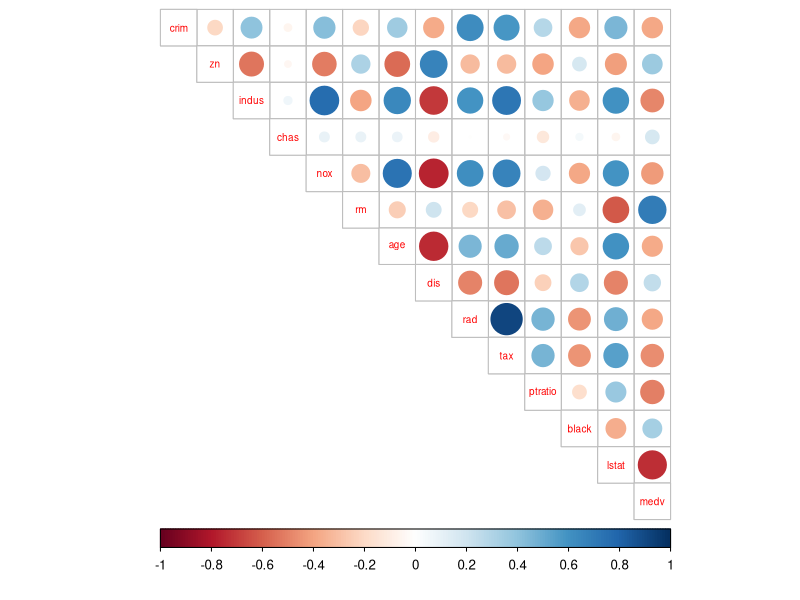
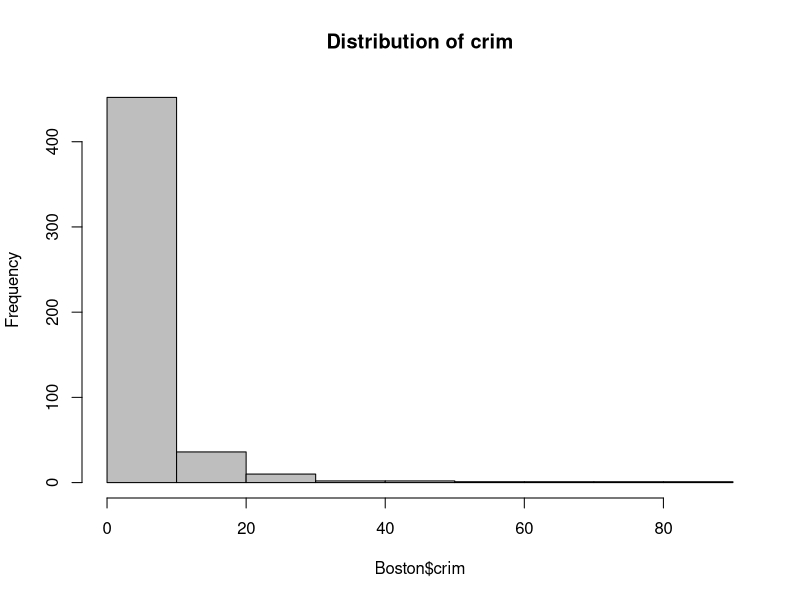
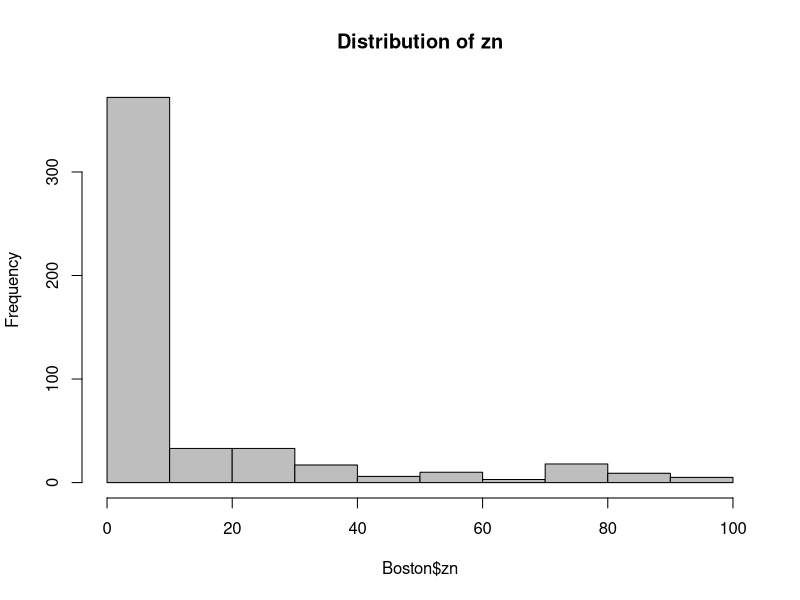
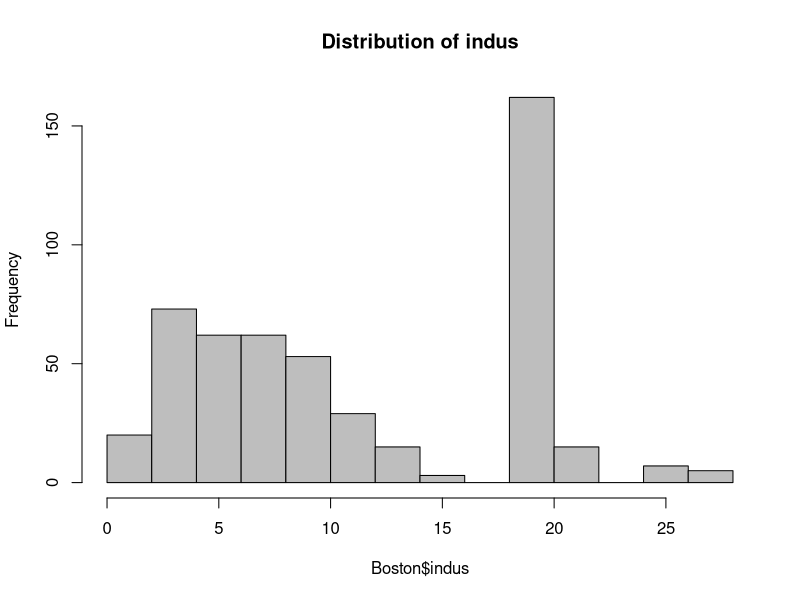
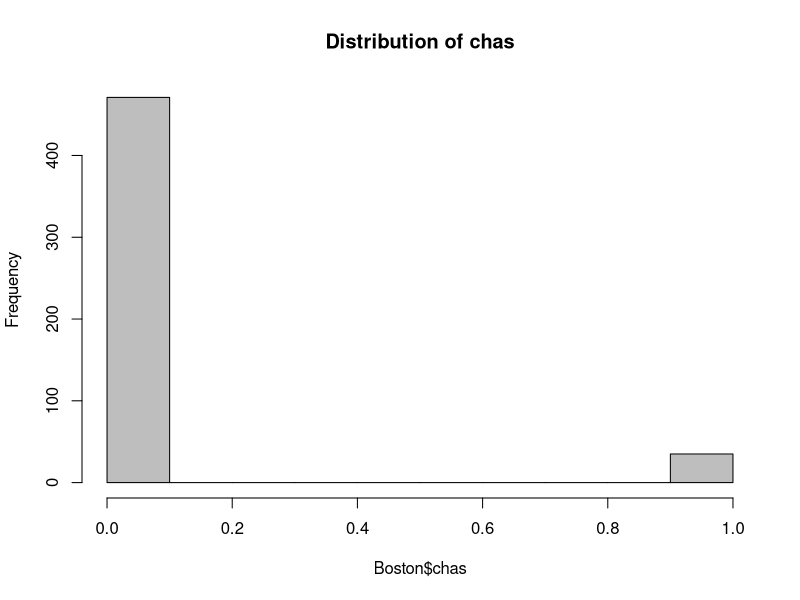
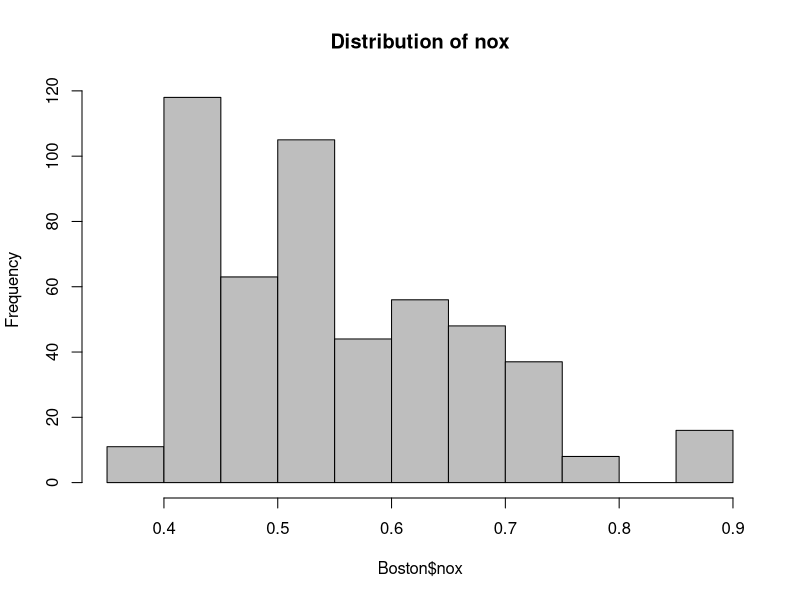
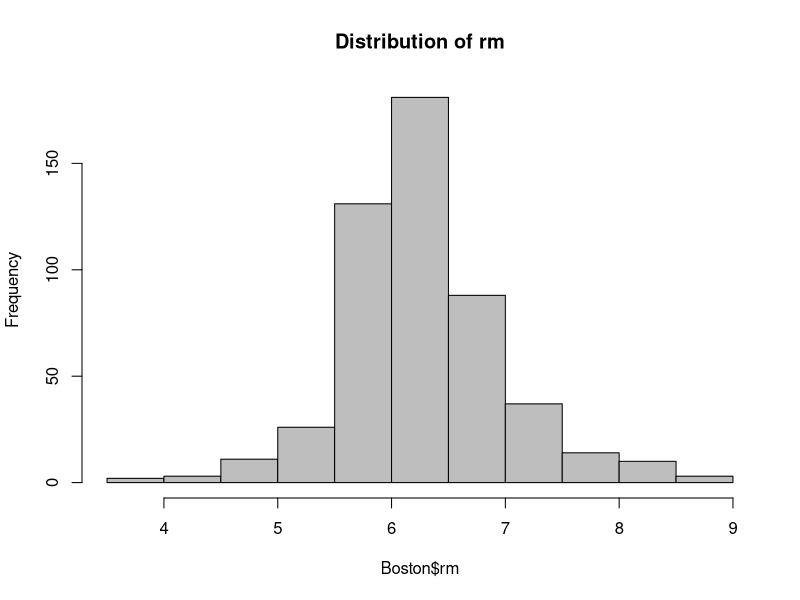
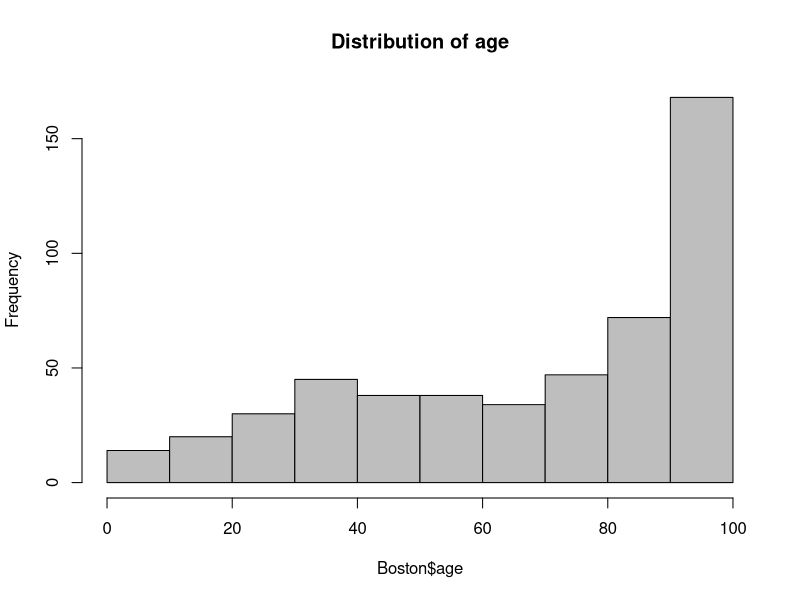

Reproduce these figures in R, in order.
## ---- chunk 1
library(MASS)
## ---- chunk 2
data("Boston")
dim(Boston)
str(Boston)
## ---- chunk 3
summary(Boston)
## ---- chunk 4
cor_matrix<-cor(Boston) 
library(corrplot)
corrplot(cor_matrix, method="circle", type = "upper", cl.pos = "b", tl.pos = "d", tl.cex = 0.6)
## ---- chunk 5
hist(Boston$crim, col = "grey", main = "Distribution of crim")
hist(Boston$zn, col = "grey", main = "Distribution of zn")
hist(Boston$indus, col = "grey", main = "Distribution of indus")
hist(Boston$chas, col = "grey", main = "Distribution of chas")
hist(Boston$nox, col = "grey", main = "Distribution of nox")
hist(Boston$rm, col = "grey", main = "Distribution of rm")
hist(Boston$age, col = "grey", main = "Distribution of age")
hist(Boston$dis, col = "grey", main = "Distribution of dis")
hist(Boston$rad, col = "grey", main = "Distribution of rad")
hist(Boston$tax, col = "grey", main = "Distribution of tax")
hist(Boston$ptratio, col = "grey", main = "Distribution of ptratio")
hist(Boston$black, col = "grey", main = "Distribution of black")
hist(Boston$lstat, col = "grey", main = "Distribution of lstat")
hist(Boston$medv, col = "grey", main = "Distribution of medv")
## ---- chunk 6
##### Scale the variables
boston_scaled <- scale(Boston)


##### Summaries of the scaled variables
summary(boston_scaled)

##### Crime rate from scaled Boston dataset
#### change the object to data frame
boston_scaled <- as.data.frame(boston_scaled)
scaled_crim <- boston_scaled$crim
summary(scaled_crim)

##### create a quantile vector of crim
bins <- quantile(scaled_crim)
bins

##### Create a categorical variable 'crime'
crime <- cut(scaled_crim, breaks = bins, include.lowest = TRUE, label = c("low", "med_low", "med_high", "high"))

##### Remove original crim from the dataset
boston_scaled <- dplyr::select(boston_scaled, -crim)

##### Add the new categorical value to scaled data
boston_scaled <- data.frame(boston_scaled, crime)

##### Creatde test and training data
n <- nrow(boston_scaled)
ind <- sample(n,  size = n * 0.8)
train <- boston_scaled[ind,]
test <- boston_scaled[-ind,]
## ---- chunk 7
##### linear discriminant analysis
##### Using the categorical crime rate as the target variable and all the other variables in the dataset as predictor variables.
lda.fit <- lda(crime ~ ., data = train)
lda.fit

##### biplot
lda.arrows <- function(x, myscale = 1, arrow_heads = 0.1, color = "red", tex = 0.75, choices = c(1,2)){
  heads <- coef(x)
  arrows(x0 = 0, y0 = 0, 
         x1 = myscale * heads[,choices[1]], 
         y1 = myscale * heads[,choices[2]], col=color, length = arrow_heads)
  text(myscale * heads[,choices], labels = row.names(heads), 
       cex = tex, col=color, pos=3)
}
classes <- as.numeric(train$crime)
plot(lda.fit, dimen = 2, col = classes, pch = classes)
lda.arrows(lda.fit, myscale = 1)
## ---- chunk 8
##### save the correct classes from test data
correct_classes <- test$crime

##### remove the crime variable from test data
test <- dplyr::select(test, -crime)
classes <- as.numeric(test$crime)

##### predict classes with test data
lda.pred <- predict(lda.fit, newdata = test)

##### cross tabulate the results
table(correct = correct_classes, predicted = lda.pred$class)
## ---- chunk 9
data("Boston")
boston_scaled <- scale(Boston)
# euclidean distance matrix
dist_eu <- dist(boston_scaled)

# look at the summary of the distances
summary(dist_eu)

# manhattan distance matrix
dist_man <- dist(boston_scaled, method = "manhattan")

# look at the summary of the distances
summary(dist_man)

# k-means clustering
km <-kmeans(dist_eu, centers = 15)

# plot the Boston dataset with clusters
pairs(Boston, col = km$cluster)

# determine the number of clusters
set.seed(123)
k_max <- 10

# calculate the total within sum of squares
twcss <- sapply(1:k_max, function(k){kmeans(dist_eu, k)$tot.withinss})

# visualize the results
plot(1:k_max, twcss, type='b')

# k-means clustering
#### After calculating total within sum of squares and plotting it, sharpest drop is between 1 and 2, so 2 is probably the optimal cluster amount.
km <-kmeans(dist_eu, centers = 2)

# plot the Boston dataset with clusters
pairs(Boston, col = km$cluster)
